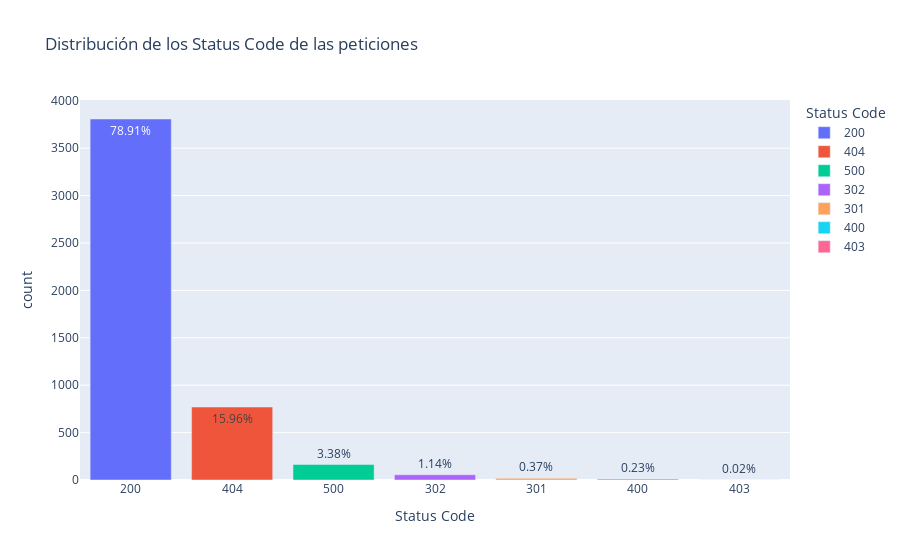

The cell this chart's notebook holds for it:
### Code cell
total_peticiones = peticiones_status['count'].sum()

# Calcular el porcentaje de cada barra con dos decimales
peticiones_status['porcentaje'] = (peticiones_status['count'] / total_peticiones * 100).round(2)

# Crear el gráfico de barras
fig = px.bar(peticiones_status, x='Status Code', y='count', color='Status Code', title='Distribución de los Status Code de las peticiones',
             text=peticiones_status['porcentaje'].astype(str) + '%')  # Mostrar el porcentaje de cada barra con dos decimales como texto

# Mostrar el gráfico
fig.show()

### Figure 1 — Plotly figure (JSON) as saved in the notebook; plotly's stock layout.template omitted (floating-point values rounded to 4 significant figures)
{"data": [{"alignmentgroup": "True", "hovertemplate": "Status Code=%{x}<br>count=%{y}<br>text=%{text}<extra></extra>", "legendgroup": "200", "marker": {"color": "#636efa", "pattern": {"shape": ""}}, "name": "200", "offsetgroup": "200", "orientation": "v", "showlegend": true, "text": ["78.91%"], "textposition": "auto", "type": "bar", "x": ["200"], "xaxis": "x", "y": [3808], "yaxis": "y"}, {"alignmentgroup": "True", "hovertemplate": "Status Code=%{x}<br>count=%{y}<br>text=%{text}<extra></extra>", "legendgroup": "404", "marker": {"color": "#EF553B", "pattern": {"shape": ""}}, "name": "404", "offsetgroup": "404", "orientation": "v", "showlegend": true, "text": ["15.96%"], "textposition": "auto", "type": "bar", "x": ["404"], "xaxis": "x", "y": [770], "yaxis": "y"}, {"alignmentgroup": "True", "hovertemplate": "Status Code=%{x}<br>count=%{y}<br>text=%{text}<extra></extra>", "legendgroup": "500", "marker": {"color": "#00cc96", "pattern": {"shape": ""}}, "name": "500", "offsetgroup": "500", "orientation": "v", "showlegend": true, "text": ["3.38%"], "textposition": "auto", "type": "bar", "x": ["500"], "xaxis": "x", "y": [163], "yaxis": "y"}, {"alignmentgroup": "True", "hovertemplate": "Status Code=%{x}<br>count=%{y}<br>text=%{text}<extra></extra>", "legendgroup": "302", "marker": {"color": "#ab63fa", "pattern": {"shape": ""}}, "name": "302", "offsetgroup": "302", "orientation": "v", "showlegend": true, "text": ["1.14%"], "textposition": "auto", "type": "bar", "x": ["302"], "xaxis": "x", "y": [55], "yaxis": "y"}, {"alignmentgroup": "True", "hovertemplate": "Status Code=%{x}<br>count=%{y}<br>text=%{text}<extra></extra>", "legendgroup": "301", "marker": {"color": "#FFA15A", "pattern": {"shape": ""}}, "name": "301", "offsetgroup": "301", "orientation": "v", "showlegend": true, "text": ["0.37%"], "textposition": "auto", "type": "bar", "x": ["301"], "xaxis": "x", "y": [18], "yaxis": "y"}, {"alignmentgroup": "True", "hovertemplate": "Status Code=%{x}<br>count=%{y}<br>text=%{text}<extra></extra>", "legendgroup": "400", "marker": {"color": "#19d3f3", "pattern": {"shape": ""}}, "name": "400", "offsetgroup": "400", "orientation": "v", "showlegend": true, "text": ["0.23%"], "textposition": "auto", "type": "bar", "x": ["400"], "xaxis": "x", "y": [11], "yaxis": "y"}, {"alignmentgroup": "True", "hovertemplate": "Status Code=%{x}<br>count=%{y}<br>text=%{text}<extra></extra>", "legendgroup": "403", "marker": {"color": "#FF6692", "pattern": {"shape": ""}}, "name": "403", "offsetgroup": "403", "orientation": "v", "showlegend": true, "text": ["0.02%"], "textposition": "auto", "type": "bar", "x": ["403"], "xaxis": "x", "y": [1], "yaxis": "y"}], "layout": {"barmode": "relative", "legend": {"title": {"text": "Status Code"}, "tracegroupgap": 0}, "title": {"text": "Distribución de los Status Code de las peticiones"}, "xaxis": {"anchor": "y", "categoryarray": ["200", "404", "500", "302", "301", "400", "403"], "categoryorder": "array", "domain": [0, 1], "title": {"text": "Status Code"}}, "yaxis": {"anchor": "x", "domain": [0, 1], "title": {"text": "count"}}}}
